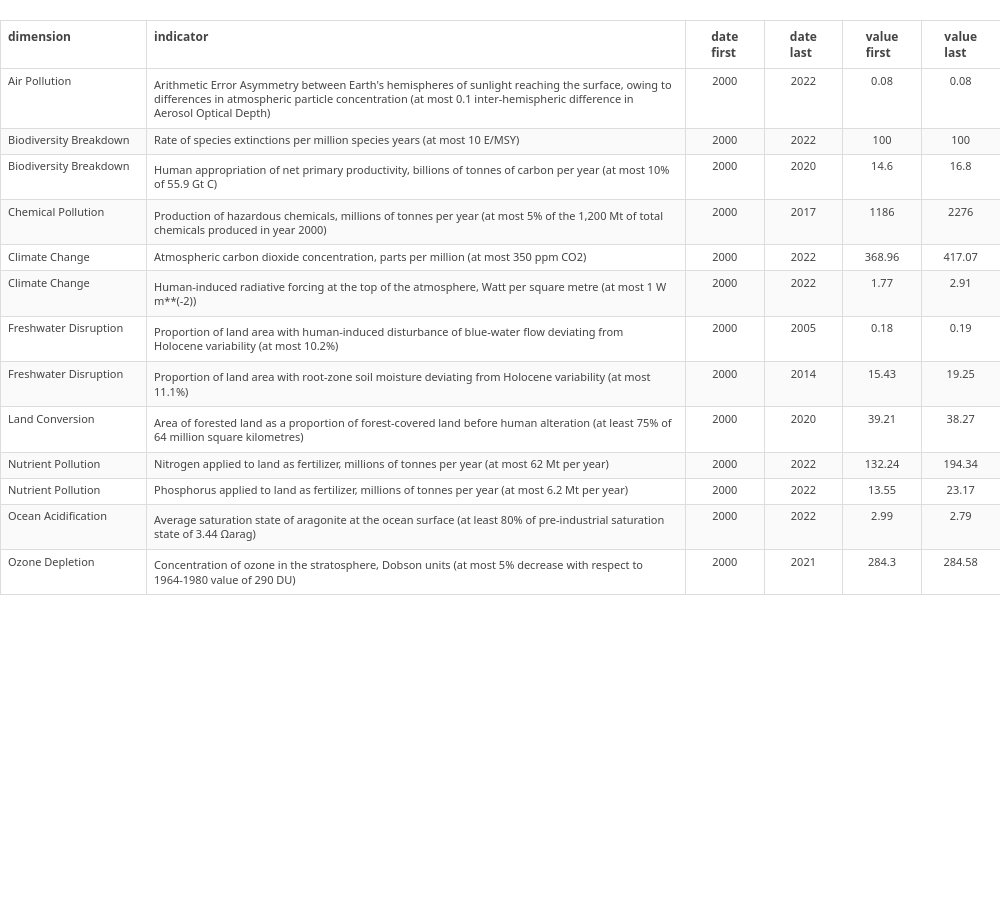

The notebook cell this image was saved under:
### Markdown cell above
* Now we have to show the table properly.

### Code cell
eco_fig = create_plotly_table(eco_final_table)
eco_fig.show()
eco_fig.write_image("outputs/2-eco-table.svg")

### Figure 1 — Plotly figure (JSON) as saved in the notebook; plotly's stock layout.template omitted (floating-point values rounded to 4 significant figures)
{"data": [{"cells": {"align": ["left", "left", "center", "center", "center", "center"], "fill": {"color": [["#ffffff", "#fafafa", "#ffffff", "#fafafa", "#ffffff", "#fafafa", "#ffffff", "#fafafa", "#ffffff", "#fafafa", "#ffffff", "#fafafa", "#ffffff"], ["#ffffff", "#fafafa", "#ffffff", "#fafafa", "#ffffff", "#fafafa", "#ffffff", "#fafafa", "#ffffff", "#fafafa", "#ffffff", "#fafafa", "#ffffff"], ["#ffffff", "#fafafa", "#ffffff", "#fafafa", "#ffffff", "#fafafa", "#ffffff", "#fafafa", "#ffffff", "#fafafa", "#ffffff", "#fafafa", "#ffffff"], ["#ffffff", "#fafafa", "#ffffff", "#fafafa", "#ffffff", "#fafafa", "#ffffff", "#fafafa", "#ffffff", "#fafafa", "#ffffff", "#fafafa", "#ffffff"], ["#ffffff", "#fafafa", "#ffffff", "#fafafa", "#ffffff", "#fafafa", "#ffffff", "#fafafa", "#ffffff", "#fafafa", "#ffffff", "#fafafa", "#ffffff"], ["#ffffff", "#fafafa", "#ffffff", "#fafafa", "#ffffff", "#fafafa", "#ffffff", "#fafafa", "#ffffff", "#fafafa", "#ffffff", "#fafafa", "#ffffff"]]}, "font": {"family": "Segoe UI, Arial", "size": 11}, "height": 26, "line": {"color": "#dddddd"}, "values": [["Air Pollution", "Biodiversity Breakdown", "Biodiversity Breakdown", "Chemical Pollution", "Climate Change", "Climate Change", "Freshwater Disruption", "Freshwater Disruption", "Land Conversion", "Nutrient Pollution", "Nutrient Pollution", "Ocean Acidification", "Ozone Depletion"], ["Arithmetic Error Asymmetry between Earth's hemispheres of sunlight reaching the surface, owing to differences in atmospheric particle concentration (at most 0.1 inter-hemispheric difference in Aerosol Optical Depth)", "Rate of species extinctions per million species years (at most 10 E/MSY)", "Human appropriation of net primary productivity, billions of tonnes of carbon per year (at most 10% of 55.9 Gt C)", "Production of hazardous chemicals, millions of tonnes per year (at most 5% of the 1,200 Mt of total chemicals produced in year 2000)", "Atmospheric carbon dioxide concentration, parts per million (at most 350 ppm CO2)", "Human-induced radiative forcing at the top of the atmosphere, Watt per square metre (at most 1 W m**(-2))", "Proportion of land area with human-induced disturbance of blue-water flow deviating from Holocene variability (at most 10.2%)", "Proportion of land area with root-zone soil moisture deviating from Holocene variability (at most 11.1%)", "Area of forested land as a proportion of forest-covered land before human alteration (at least 75% of 64 million square kilometres)", "Nitrogen applied to land as fertilizer, millions of tonnes per year (at most 62 Mt per year)", "Phosphorus applied to land as fertilizer, millions of tonnes per year (at most 6.2 Mt per year)", "Average saturation state of aragonite at the ocean surface (at least 80% of pre-industrial saturation state of 3.44 Ωarag)", "Concentration of ozone in the stratosphere, Dobson units (at most 5% decrease with respect to 1964-1980 value of 290 DU)"], [2000, 2000, 2000, 2000, 2000, 2000, 2000, 2000, 2000, 2000, 2000, 2000, 2000], [2022, 2022, 2020, 2017, 2022, 2022, 2005, 2014, 2020, 2022, 2022, 2022, 2021], [0.08, 100, 14.6, 1186, 369.0, 1.77, 0.18, 15.43, 39.21, 132.2, 13.55, 2.99, 284.3], [0.08, 100, 16.8, 2276, 417.1, 2.91, 0.19, 19.25, 38.27, 194.3, 23.17, 2.79, 284.6]]}, "columnwidth": [130, 480, 70, 70, 70, 70], "header": {"align": ["left", "left", "center", "center", "center", "center"], "fill": {"color": "white"}, "font": {"family": "Segoe UI, Arial", "size": 12}, "height": 30, "line": {"color": "#dddddd"}, "values": ["<b>dimension</b>", "<b>indicator</b>", "<b>date<br>first</b>", "<b>date<br>last</b>", "<b>value<br>first</b>", "<b>value<br>last</b>"]}, "type": "table"}], "layout": {"height": 900, "margin": {"b": 0, "l": 0, "r": 0, "t": 20}, "width": 1000}}
